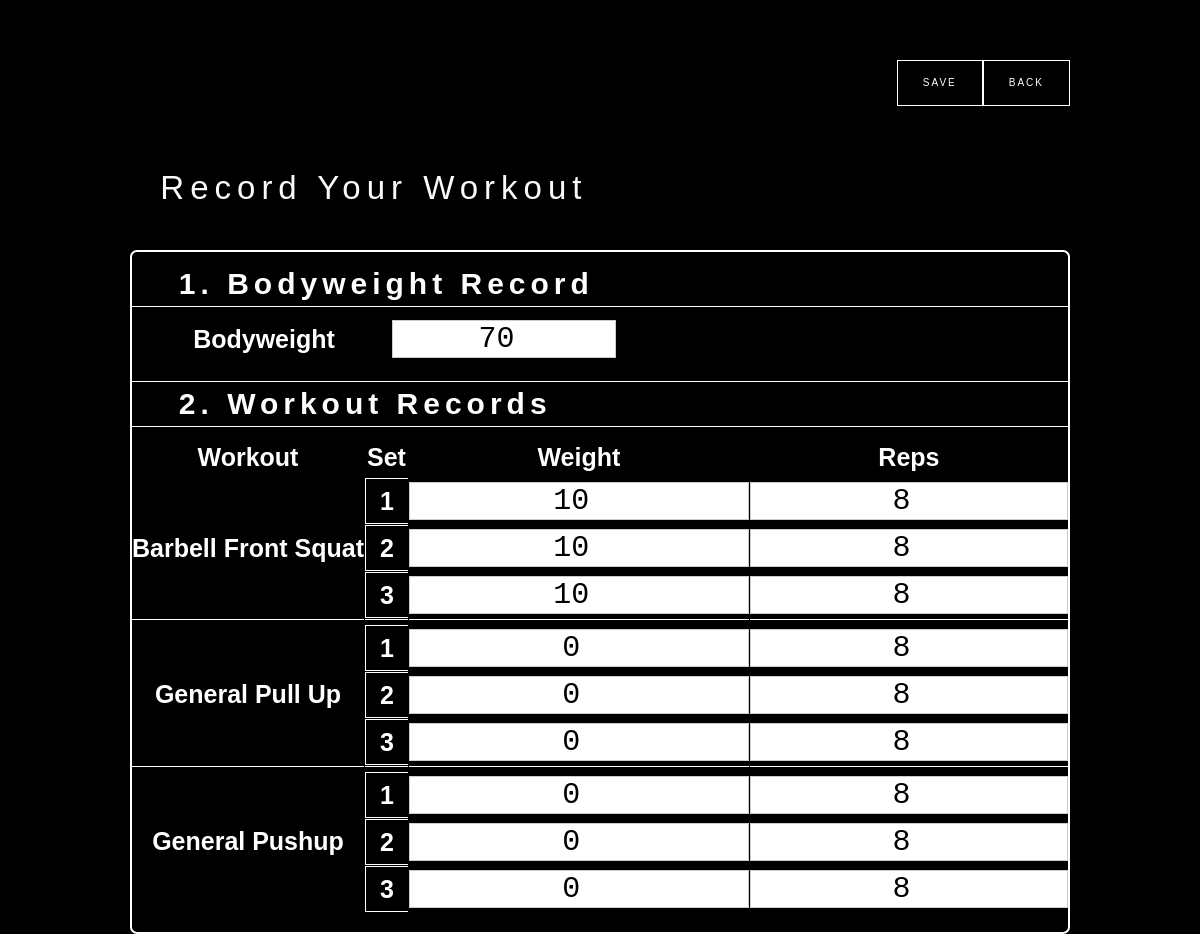
The page /member/record/ (signed in) on the database as committed earlier.
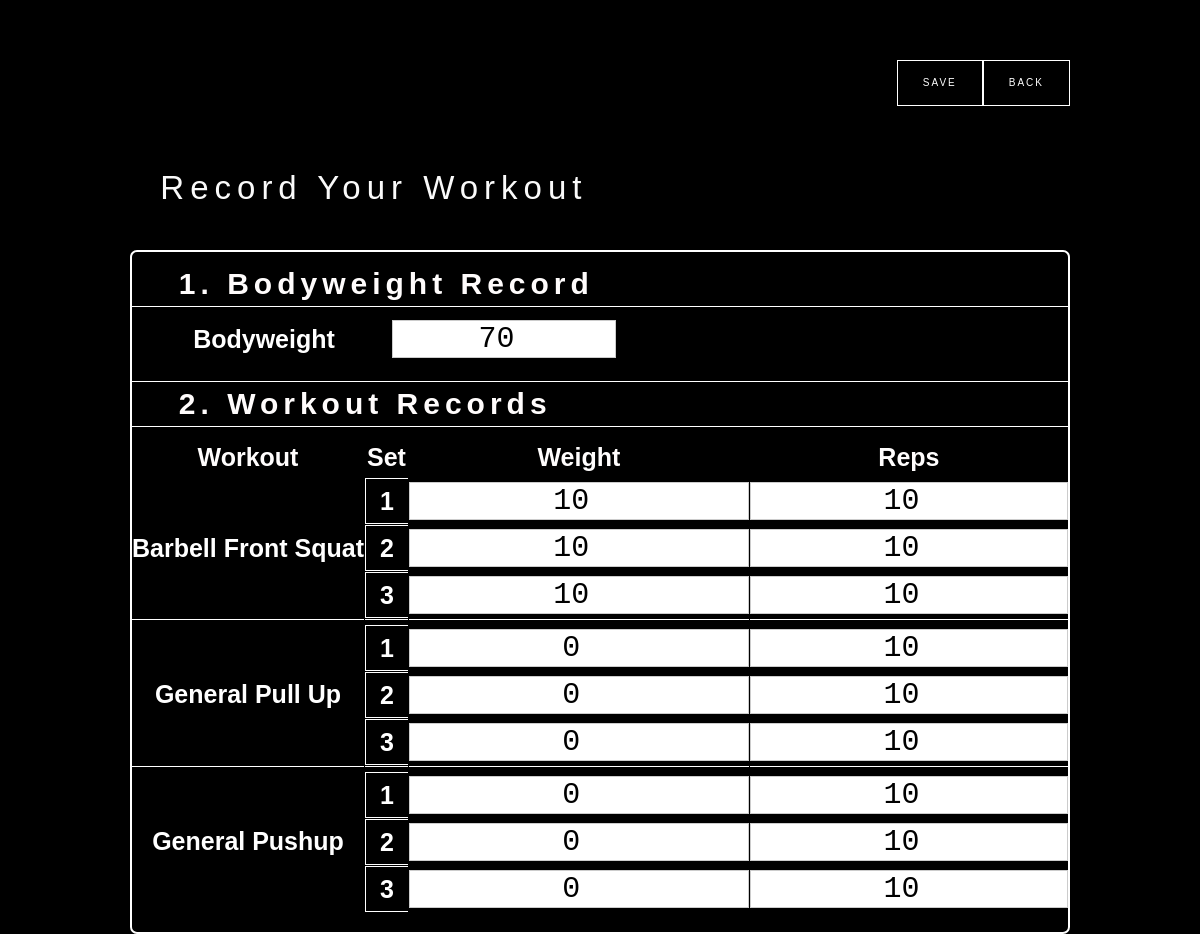
The same page on the database as committed later.
### workout/models.py (models this page shows, shortened)
class Workout(models.Model):
    member_id = models.CharField(max_length=200)
    date = models.DateField()
    workout = models.CharField(max_length=100) # workout's name. bodyweight included
    set = models.IntegerField(default=0)
    weight = models.IntegerField(default=10) # dumbbbell/disk weight
    reps = models.IntegerField(default=10) # reps or timege
    alone_or_group = models.IntegerField(default=0) # alone: 0 / group: 1
    class_pk = models.CharField(max_length=2, default="00")
    completion_rate = models.IntegerField(default=100)
    key_workout_dict = {
        0: "aa",
        1: "ab",
        2: "ac",
        3: "ad",
        4: "ae",
    }
    key_default_reps_dict = {
        0: 10,
        1: 10,
        2: 10,
        3: 10,
        4: 10,
    }
    key_increase_rate_dict = {
        0: 1.1,
        1: 1.1,
        2: 1.1,
        3: 1.1,
        4: 1.1,
    }

### member/views.py (the view, shortened to what this page needs)
# urls.py: path('record/', member_record, name='member_record'),
@csrf_exempt
def member_record(request):
    user = auth.get_user(request)
    all_workouts = Workout.objects.all().order_by('date', 'member_id', 'workout', 'set')
    user_workouts = [a for a in all_workouts if a.member_id == user.member_id]
    last_date = user_workouts[-1].date  # type: datetime.date
    member_last_date_workouts_wo_bodyweight = [a for a in user_workouts if a.workout != 'bodyweight' and a.date==last_date]
    workout1_set1 = member_last_date_workouts_wo_bodyweight[0]
    workout1_set2 = member_last_date_workouts_wo_bodyweight[1]
    workout1_set3 = member_last_date_workouts_wo_bodyweight[2]
    workout2_set1 = member_last_date_workouts_wo_bodyweight[3]
    workout2_set2 = member_last_date_workouts_wo_bodyweight[4]
    workout2_set3 = member_last_date_workouts_wo_bodyweight[5]
    workout3_set1 = member_last_date_workouts_wo_bodyweight[6]
    workout3_set2 = member_last_date_workouts_wo_bodyweight[7]
    workout3_set3 = member_last_date_workouts_wo_bodyweight[8]
    return render(
        request,
        'member-record-page.html',
        {
            'workout1_set1': workout1_set1,
            'workout1_set2': workout1_set2,
            'workout1_set3': workout1_set3,
            'workout2_set1': workout2_set1,
            'workout2_set2': workout2_set2,
            'workout2_set3': workout2_set3,
            'workout3_set1': workout3_set1,
            'workout3_set2': workout3_set2,
            'workout3_set3': workout3_set3,
        }
    )

### member/templates/member-record-page.html (shortened to what the changed rows need)
<!DOCTYPE html>
<html data-wf-page="64bcbf718af9633908504745" data-wf-site="64aabb5a9d5b566a4dfebda3">
<head>
  {% load static %}
  <link rel="stylesheet" type="text/css" href="{% static '/css/normalize.css' %}">
  <link rel="stylesheet" type="text/css" href="{% static '/css/webflow.css' %}">
  <link rel="stylesheet" type="text/css" href="{% static '/css/crossfit-facility-webapp-webflow.css' %}">
</head>
<body class="body-7">
  <form method="POST"> {% csrf_token %}
  <section>
    <div class="w-layout-blockcontainer w-container">
      <h1 class="heading-record-your-workout">  Record Your Workout</h1>
    </div>
    <div class="w-layout-blockcontainer container-14 w-container">
      <div class="record-workout-div-block">
        <h1 class="member_record_subtitle">1. Bodyweight Record</h1>
        <div class="w-layout-blockcontainer container-20 w-container">
          <div class="w-layout-grid bodyweight-record-table">
            <h1 id="w-node-_8077487e-80a2-b91c-103c-24614af934f8-08504745" class="member-record-font-visible">Bodyweight</h1>
          </div>
        </div>
        <h1 class="member_record_subtitle2">2. Workout Records</h1>
        <div class="w-layout-grid member_record_table">
          <h1 id="w-node-_437c0c1a-3d74-f30b-f79d-65d87b05edde-08504745" class="member_record_table_heading">Workout</h1>
          <h1 id="w-node-_437c0c1a-3d74-f30b-f79d-65d87b05ede0-08504745" class="member_record_table_heading">Set</h1>
          <h1 id="w-node-_437c0c1a-3d74-f30b-f79d-65d87b05ede2-08504745" class="member_record_table_heading">Weight</h1>
          <h1 id="w-node-cb15b970-5b20-3a75-d2fb-2dcde464b15c-08504745" class="member_record_table_heading">Reps</h1>
          <div id="w-node-_3732823f-faf5-e0c5-258f-8830975c4f79-08504745" class="member_record_table_normal_div_block"></div>
          <div id="w-node-_064535a3-bada-a5ec-ad3f-2d0988352e0d-08504745" class="member_record_table_set_div_block">
            <h1 class="member-record-font-visible">1</h1>
          </div>
          <div id="w-node-_6cff5cb3-5b0e-0964-046b-db3bde2da607-08504745" class="member_record_table_normal_div_block"><input type="number" class="workout-record-input w-input" maxlength="256" name="weight" data-name="Field 3" value="{{ workout1_set1.weight }}"></div>
          <div id="w-node-e69aef57-3623-7549-515b-bc3a40a2510f-08504745" class="member_record_table_normal_div_block"><input type="number" class="workout-record-input w-input" maxlength="256" name="reps" data-name="Field 3" value="{{ workout1_set1.reps }}"></div>
          <h1 id="w-node-_6cd7a9fa-812d-2b7a-7bfb-79428d99b3fc-08504745" class="member-record-font-visible">{{workout1_set1.workout}}</h1>
          <div id="w-node-_839800c2-5cbe-7ac3-4e98-8b2bfe05cb82-08504745" class="member_record_table_set_div_block">
            <h1 class="member-record-font-visible">2</h1>
          </div>
          <div id="w-node-_430382d6-0600-36b5-ac7f-f99c46ee4db9-08504745" class="member_record_table_normal_div_block"><input type="number" class="workout-record-input w-input" maxlength="256" name="weight" data-name="Field 3" value="{{ workout1_set2.weight }}"></div>
          <div id="w-node-a2dcf520-dafb-8c7a-7001-fc4a4e29bf15-08504745" class="member_record_table_normal_div_block"><input type="number" class="workout-record-input w-input" maxlength="256" name="reps" data-name="Field 3" value="{{ workout1_set2.reps }}"></div>
          <div id="w-node-fa9b0095-3786-5134-693c-365ef114a30f-08504745" class="member_record_table_normal_div_block"></div>
          <div id="w-node-_94142c5e-e2a2-8897-a95c-683f46003a9f-08504745" class="member_record_table_set_div_block">
            <h1 class="member-record-font-visible">3</h1>
          </div>
          <div id="w-node-_84d962dd-8e1a-a4e5-2ce9-a9d245856232-08504745" class="member_record_table_normal_div_block"><input type="number" class="workout-record-input w-input" maxlength="256" name="weight" data-name="Field 3" value="{{ workout1_set3.weight }}"></div>
          <div id="w-node-ad3c3c5c-fe29-04df-a8af-ec8e6b27ad39-08504745" class="member_record_table_normal_div_block"><input type="number" class="workout-record-input w-input" maxlength="256" name="reps" data-name="Field 3" value="{{ workout1_set3.reps }}"></div>
          <div class="div-block-26"></div>
          <div class="div-block-26"></div>
          <div class="div-block-26"></div>
          <div class="div-block-26"></div>
          <div id="w-node-e8d81cc8-7f7a-7372-0bba-982737beff4a-08504745" class="member_record_table_set_div_block">
            <h1 class="member-record-font-visible">1</h1>
          </div>
          <div id="w-node-_9ff62297-5ef8-3f84-d2c9-5bee981ced28-08504745" class="member_record_table_normal_div_block"><input type="number" class="workout-record-input w-input" maxlength="256" name="weight" data-name="Field 3" value="{{ workout2_set1.weight }}"></div>
          <div id="w-node-_20e345fd-4707-8dab-723f-69e4dc12cbc7-08504745" class="member_record_table_normal_div_block"><input type="number" class="workout-record-input w-input" maxlength="256" name="reps" data-name="Field 3" value="{{ workout2_set1.reps }}"></div>
          <h1 class="member-record-font-visible">{{workout2_set1.workout}}</h1>
          <div id="w-node-da7108dc-887d-3054-02e1-11cd2e6bac04-08504745" class="member_record_table_set_div_block">
            <h1 class="member-record-font-visible">2</h1>
          </div>
          <div id="w-node-_96d1f106-1b95-3677-a8ee-3521a7120aaa-08504745" class="member_record_table_normal_div_block"><input type="number" class="workout-record-input w-input" maxlength="256" name="weight" data-name="Field 3" value="{{ workout2_set2.weight }}"></div>
          <div id="w-node-_1c8074ea-d2b0-7336-bcf5-c091f599f412-08504745" class="member_record_table_normal_div_block"><input type="number" class="workout-record-input w-input" maxlength="256" name="reps" data-name="Field 3" value="{{ workout2_set2.reps }}"></div>
          <div id="w-node-_4a1507c1-41d7-c3e6-92ea-619e9c9042fb-08504745" class="member_record_table_normal_div_block"></div>
          <div id="w-node-_6058c7fc-9d95-39ad-b347-748cf651b750-08504745" class="member_record_table_set_div_block">
            <h1 class="member-record-font-visible">3</h1>
          </div>
          <div id="w-node-_22d98ca2-38d3-74ba-e3a3-7c5a4a3e6266-08504745" class="member_record_table_normal_div_block"><input type="number" class="workout-record-input w-input" maxlength="256" name="weight" data-name="Field 3" value="{{ workout2_set3.weight }}"></div>
          <div id="w-node-ace6bf6b-c2e1-c4ca-4d37-a1c0c6b9bdc7-08504745" class="member_record_table_normal_div_block"><input type="number" class="workout-record-input w-input" maxlength="256" name="reps" data-name="Field 3" value="{{ workout2_set3.reps }}"></div>
          <div class="div-block-26"></div>
          <div class="div-block-26"></div>
          <div class="div-block-26"></div>
          <div class="div-block-26"></div>
          <div id="w-node-_2b62c5dc-5e3e-5cb6-1ba2-835b3ee7b653-08504745" class="member_record_table_set_div_block">
            <h1 class="member-record-font-visible">1</h1>
          </div>
          <div id="w-node-_2edaf945-5b99-8659-8599-d8f25c440281-08504745" class="member_record_table_normal_div_block"><input type="number" class="workout-record-input w-input" maxlength="256" name="weight" data-name="Field 3" value="{{ workout3_set1.weight }}"></div>
          <div id="w-node-bada6d50-59e3-3e39-1123-bcc07595a701-08504745" class="member_record_table_normal_div_block"><input type="number" class="workout-record-input w-input" maxlength="256" name="reps" data-name="Field 3" value="{{ workout3_set1.reps }}"></div>
          <h1 class="member-record-font-visible">{{workout3_set1.workout}}</h1>
          <div id="w-node-b916efdb-04f9-4ee0-d30b-722257c1f91d-08504745" class="member_record_table_set_div_block">
            <h1 class="member-record-font-visible">2</h1>
          </div>
          <div id="w-node-_360eb031-1552-a85f-9f4e-7b4b5af055d4-08504745" class="member_record_table_normal_div_block"><input type="number" class="workout-record-input w-input" maxlength="256" name="weight" data-name="Field 3" value="{{ workout3_set2.weight }}"></div>
          <div id="w-node-a6b90838-6eb3-bafe-6962-233ab84002fe-08504745" class="member_record_table_normal_div_block"><input type="number" class="workout-record-input w-input" maxlength="256" name="reps" data-name="Field 3" value="{{ workout3_set2.reps }}"></div>
          <div id="w-node-_4bf4395c-9491-4912-3d75-d7384e2a826b-08504745" class="member_record_table_normal_div_block"></div>
          <div id="w-node-ad5cd1c5-8ad7-03b1-76c3-595aee07723d-08504745" class="member_record_table_set_div_block">
            <h1 class="member-record-font-visible">3</h1>
          </div>
          <div id="w-node-_4d4a8e56-c7e3-7b5c-550d-a15babd14ba0-08504745" class="member_record_table_normal_div_block"><input type="number" class="workout-record-input w-input" maxlength="256" name="weight" data-name="Field 3" value="{{ workout3_set3.weight }}"></div>
          <div id="w-node-f229d368-4fd8-e567-908a-cb77e6219fff-08504745" class="member_record_table_normal_div_block"><input type="number" class="workout-record-input w-input" maxlength="256" name="reps" data-name="Field 3" value="{{ workout3_set3.reps }}"></div>
        </div>
      </div>
    </div>
  </section>
  </form>
</body>
</html>

Rows that differ between the two databases and show on the page:
no longer on this page (row unchanged): Workout: weight "10", reps "8", workout "Barbell Front Squat"
no longer on this page (row unchanged): Workout: weight "10", reps "8"
no longer on this page (row unchanged): Workout: weight "10", reps "8"
no longer on this page (row unchanged): Workout: weight "0", reps "8", workout "General Pull Up"
no longer on this page (row unchanged): Workout: weight "0", reps "8"
no longer on this page (row unchanged): Workout: weight "0", reps "8"
no longer on this page (row unchanged): Workout: weight "0", reps "8", workout "General Pushup"
no longer on this page (row unchanged): Workout: weight "0", reps "8"
no longer on this page (row unchanged): Workout: weight "0", reps "8"
added Workout: weight "10", reps "10", workout "Barbell Front Squat"
added Workout: weight "10", reps "10"
added Workout: weight "10", reps "10"
added Workout: weight "0", reps "10", workout "General Pull Up"
added Workout: weight "0", reps "10"
added Workout: weight "0", reps "10"
added Workout: weight "0", reps "10", workout "General Pushup"
added Workout: weight "0", reps "10"
added Workout: weight "0", reps "10"
